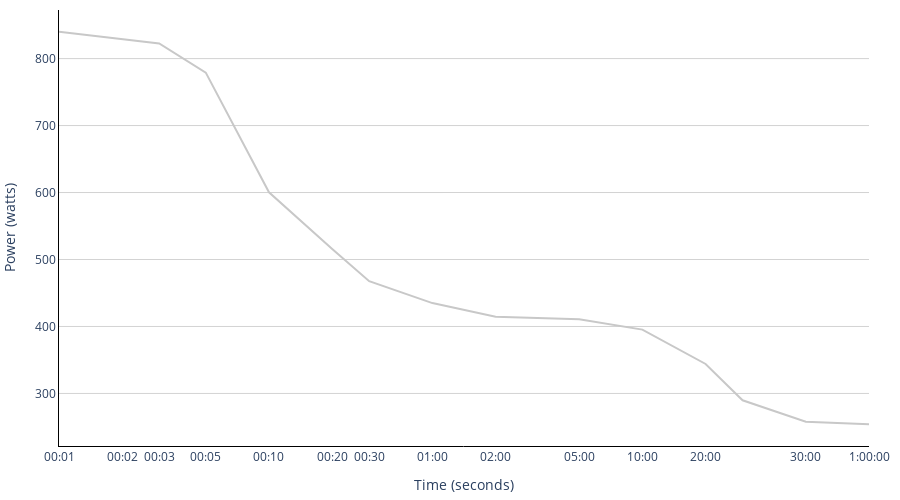

The code cell stored with this chart in its notebook:
### Code cell
fig_power_curve = plot_power_curve(df_activity_visual, data)
# Save plot as PNG file
pio.write_image(fig_power_curve, 'visuals/power_curve.png', width=1200, height=500)

fig_power_curve

### Figure 1 — Plotly figure (JSON) as saved in the notebook; plotly's stock layout.template omitted (floating-point values rounded to 4 significant figures)
{"data": [{"hovertemplate": "Time (seconds)=%{x}<br>Power (watts)=%{y}<extra></extra>", "legendgroup": "", "line": {"color": "rgb(200, 200, 200)", "dash": "solid"}, "marker": {"symbol": "circle"}, "mode": "lines", "name": "", "orientation": "v", "showlegend": false, "type": "scatter", "x": [1, 2, 3, 5, 10, 20, 30, 60, 120, 300, 600, 1200, 1800, 3600, 7200], "xaxis": "x", "y": [840, 829.5, 822.7, 779, 600.4, 515.8, 467.7, 434.9, 414.5, 410.8, 395.3, 344.0, 289.8, 257.7, 254.1], "yaxis": "y"}], "layout": {"height": 500, "legend": {"tracegroupgap": 0}, "margin": {"b": 10, "l": 10, "r": 10, "t": 10}, "plot_bgcolor": "rgba(0,0,0,0)", "xaxis": {"anchor": "y", "domain": [0, 1], "dtick": 1, "linecolor": "black", "showgrid": true, "tickangle": 0, "ticktext": ["00:01", "00:02", "00:03", "00:05", "00:10", "00:20", "00:30", "01:00", "02:00", "05:00", "10:00", "20:00", "30:00", "1:00:00", "2:00:00"], "tickvals": [1, 2, 3, 5, 10, 20, 30, 60, 120, 300, 600, 1200, 3600, 7200], "title": {"text": "Time (seconds)"}, "type": "log"}, "yaxis": {"anchor": "x", "domain": [0, 1], "gridcolor": "lightgrey", "gridwidth": 1, "linecolor": "black", "showgrid": true, "title": {"text": "Power (watts)"}}}}
